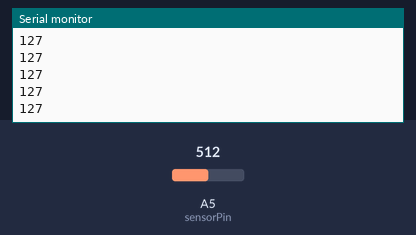
A sketch run on a simulated Arduino Uno, built with avr-gcc and run on an emulated ATmega328P. On the bench: the last lines printed to the serial monitor. The inputs (shaded band) are chosen by the test bench; at power-on: A5 (sensorPin) = 512.

Above: at 1.2 s.
1.3 s: A5 (sensorPin) set to 716
At 2.2 s:
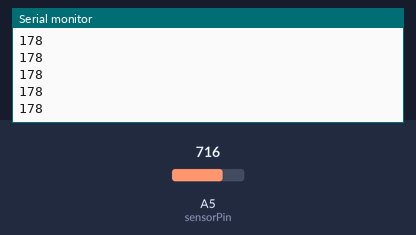
2.8 s: A5 (sensorPin) set to 900
At 3.4 s:
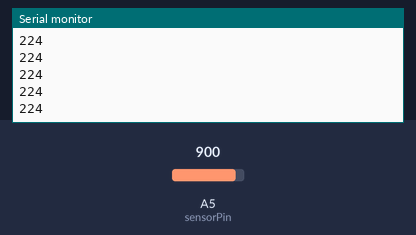
Timing chart, 0 to 5.8 s (numbered marks = the images above; inputs shaded):
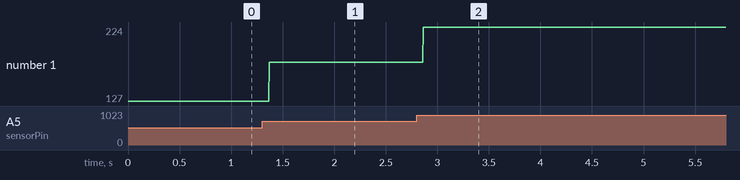

Measured:
- after the input at 1.3 s, the serial monitor: prints a new line after 0.07 s (image 1)
- after the input at 2.8 s, the serial monitor: prints a new line after 0.07 s (image 2)
- plotted number 1: 127 → 178 after the input at 1.3 s, 178 → 224 after the input at 2.8 s

The sketch:

_3_light_sensor.ino
```cpp
const int sensorPin = A5; //A1

int sensorValue = 0;
int outputValue = 0;

void setup() {
  // initialize serial communications at 9600 bps:
  Serial.begin(9600);
}

void loop() {
  // put your main code here, to run repeatedly:

  sensorValue = analogRead(sensorPin);

  // map it to the range of the analog out:
  // convert 10 bit (0-1023) to 8 bit (0-255) to be easy control
  outputValue = map(sensorValue, 0, 1023, 0, 255);

  Serial.println(outputValue);

  delay(2);

}
```
